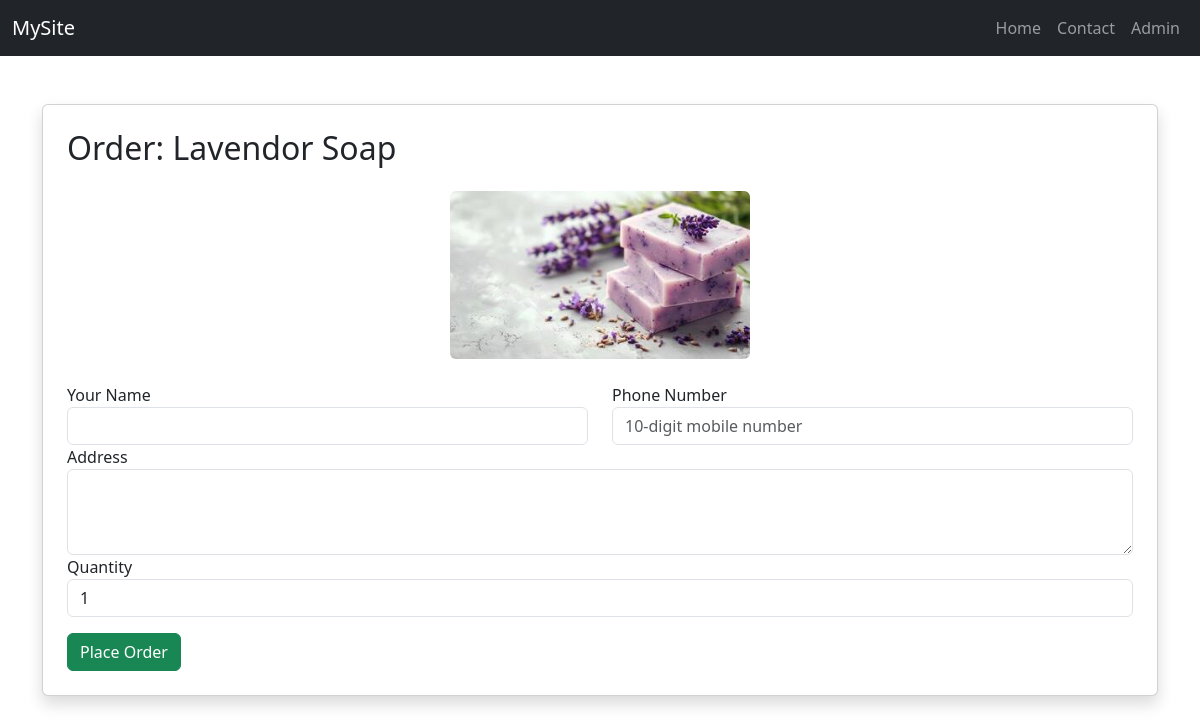
Page /order/1 on the committed database.
### tables this page shows
CREATE TABLE products (
            id INTEGER PRIMARY KEY AUTOINCREMENT,
            name TEXT NOT NULL,
            description TEXT,
            price REAL NOT NULL,
            image TEXT
        );

### app.py (the view, shortened to what this page needs)
@app.route('/order/<int:product_id>', methods=['GET', 'POST'])
def order(product_id):
    conn = get_db_connection()
    product = conn.execute('SELECT * FROM products WHERE id = ?', (product_id,)).fetchone()
    conn.close()
    return render_template('order.html', product=product)

### app.py (called while the page is built)
def get_db_connection():
    conn = sqlite3.connect('products.db')
    conn.row_factory = sqlite3.Row
    return conn

### templates/order.html (shortened to what this page needs)
<!DOCTYPE html>
<html lang="en">
<head>
    <link rel="stylesheet" href="https://cdn.jsdelivr.net/npm/bootstrap@5.3.2/dist/css/bootstrap.min.css">
</head>
<body>
<nav class="navbar navbar-expand-lg navbar-dark bg-dark">
    <div class="container-fluid">
        <a class="navbar-brand" href="#">MySite</a>
        <div class="collapse navbar-collapse" id="navbarNav">
            <ul class="navbar-nav ms-auto">
                <li class="nav-item"><a class="nav-link" href="{{ url_for('index') }}">Home</a></li>
                <li class="nav-item"><a class="nav-link" href="{{ url_for('contact') }}">Contact</a></li>
                <li class="nav-item"><a class="nav-link" href="{{ url_for('admin_login') }}">Admin</a></li>
            </ul>
        </div>
    </div>
</nav>
<div class="container mt-5">
    <div class="card shadow p-4">
        <h2 class="mb-4">Order: {{ product['name'] }}</h2>
        {% if product['image'] %}
        <div class="mb-4 text-center">
            <img src="{{ url_for('static', filename='uploads/' ~ product['image']) }}" class="img-fluid rounded" style="max-width: 300px;">
        </div>
        {% endif %}
        <form method="POST" action="{{ url_for('order', product_id=product.id) }}">
            <div class="row">
              <div class="col-md-6">
                <div class="form-group">
                  <label>Your Name</label>
                  <input type="text" class="form-control" name="name" required>
                </div>
              </div>
              <div class="col-md-6">
                <div class="form-group">
                  <label>Phone Number</label>
                  <input type="tel" class="form-control" name="phone" pattern="[0-9]{10}" placeholder="10-digit mobile number" required>
                </div>
              </div>
            </div>
            <div class="form-group">
              <label>Address</label>
              <textarea class="form-control" name="address" rows="3" required></textarea>
            </div>
            <div class="form-group">
              <label>Quantity</label>
              <input type="number" class="form-control" name="quantity" min="1" value="1" required>
            </div>
            <button type="submit" class="btn btn-success btn-block mt-3">Place Order</button>
          </form>
    </div>
</div>
</body>
</html>

### rows in the picture
products: name "Lavendor Soap", image (picture)
